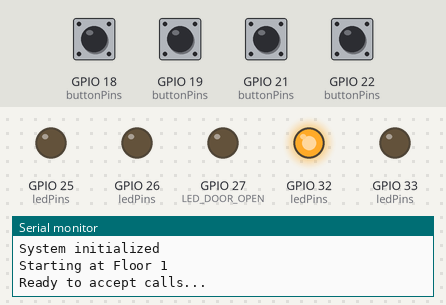
Simulated run of this sketch. Board: ESP32. Parts: output pins drawn as LEDs (lit = HIGH), the last lines printed to the serial monitor. The test bench sets the inputs (shaded band); at power-on: GPIO 18 (buttonPins), GPIO 19 (buttonPins), GPIO 21 (buttonPins), GPIO 22 (buttonPins) HIGH.

Above: at 2.2 s.
2.3 s: GPIO 18 (buttonPins) pulled LOW for 0.15 s
At 3.0 s:
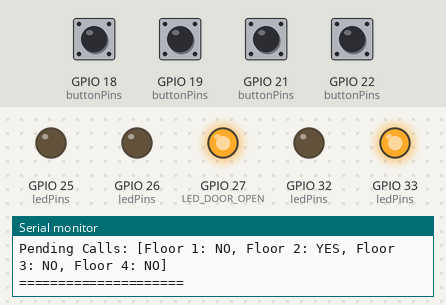
5.4 s: GPIO 19 (buttonPins) pulled LOW for 0.15 s
At 6.1 s:
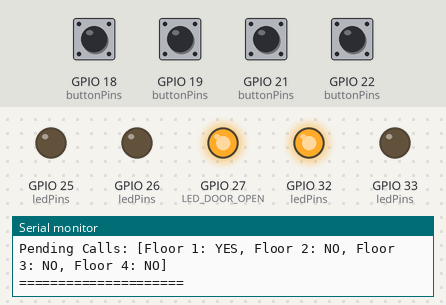
8.5 s: GPIO 21 (buttonPins) pulled LOW for 0.15 s
At 9.7 s:
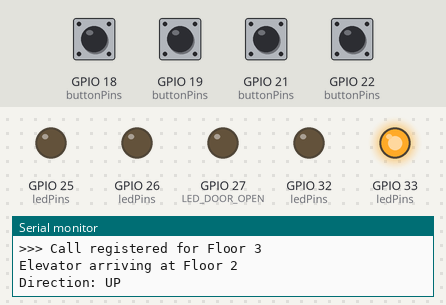
11.6 s: GPIO 22 (buttonPins) pulled LOW for 0.15 s
At 14.6 s:
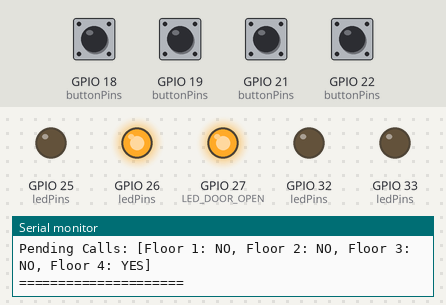
14.7 s: GPIO 18 (buttonPins) pulled LOW for 1 s
At 18.4 s:
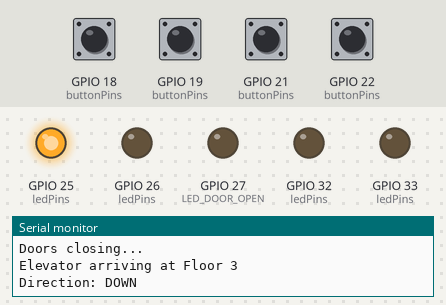
18.7 s: GPIO 19 (buttonPins) pulled LOW for 1 s
Timing chart, 0 to 22.1 s (numbered marks = the images above; inputs shaded):
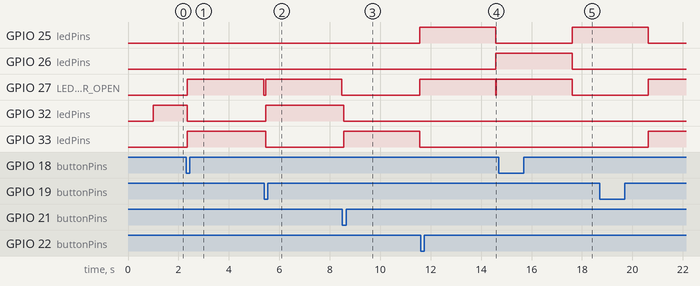

The sketch:

elevator_lab_feb5a.ino
```cpp
/*
 * ESP32 WROOM 32 Elevator Simulation
 *
 * Features:
 * - 4 floor elevator with call buttons
 * - Floor indicator LEDs
 * - Door open indicator LED
 * - Direction tracking (UP/DOWN/IDLE)
 * - Detailed serial output
 * - Button debouncing
 * - SCAN algorithm for efficient floor servicing
 */

// ============================================
// PIN CONFIGURATION
// ============================================

// Floor 1
const int BUTTON_FLOOR_1 = 19;
const int LED_FLOOR_1 = 32;

// Floor 2
const int BUTTON_FLOOR_2 = 18;
const int LED_FLOOR_2 = 33;

// Floor 3
const int BUTTON_FLOOR_3 = 21;
const int LED_FLOOR_3 = 25;

// Floor 4
const int BUTTON_FLOOR_4 = 22;
const int LED_FLOOR_4 = 26;

// Door indicator
const int LED_DOOR_OPEN = 27;

// ============================================
// TIMING CONSTANTS
// ============================================

const unsigned long DEBOUNCE_DELAY = 50;      // 50ms for button debouncing
const unsigned long DOOR_OPEN_TIME = 3000;    // 3 seconds door open
const unsigned long FLOOR_PAUSE_TIME = 3000;  // 3 seconds between floors

// ============================================
// ENUMERATIONS AND ARRAYS
// ============================================

// Direction states
enum Direction {
  IDLE,
  UP,
  DOWN
};

// Number of floors
const int NUM_FLOORS = 4;

// Arrays for easy iteration
const int buttonPins[NUM_FLOORS] = {BUTTON_FLOOR_1, BUTTON_FLOOR_2, BUTTON_FLOOR_3, BUTTON_FLOOR_4};
const int ledPins[NUM_FLOORS] = {LED_FLOOR_1, LED_FLOOR_2, LED_FLOOR_3, LED_FLOOR_4};

// ============================================
// STATE VARIABLES
// ============================================

// Elevator state
int currentFloor = 1;                          // Start at floor 1
Direction direction = IDLE;                     // Start idle
bool doorOpen = false;                          // Doors closed initially

// Call tracking
bool floorCalls[NUM_FLOORS] = {false, false, false, false};

// Button debouncing
bool lastButtonState[NUM_FLOORS] = {HIGH, HIGH, HIGH, HIGH};
bool buttonState[NUM_FLOORS] = {HIGH, HIGH, HIGH, HIGH};
unsigned long lastDebounceTime[NUM_FLOORS] = {0, 0, 0, 0};

// ============================================
// FUNCTION DECLARATIONS
// ============================================

void initializePins();
void printWelcomeMessage();
void readButtons();
void registerCall(int floor);
bool hasPendingCalls();
bool hasCallsInDirection(Direction dir);
int getNextFloor();
void moveToFloor(int targetFloor);
void openDoors();
void closeDoors();
void updateFloorLED(int floor);
void turnOffAllFloorLEDs();
void printFloorArrival(int floor);
void printPendingCalls();

// ============================================
// SETUP FUNCTION
// ============================================

void setup() {
  // Initialize serial communication
  Serial.begin(115200);
  delay(1000);

  // Initialize pins
  initializePins();

  // Print welcome message
  printWelcomeMessage();

  // Set initial floor LED
  updateFloorLED(currentFloor);
}

// ============================================
// MAIN LOOP
// ============================================

void loop() {
  // Always read buttons
  readButtons();

  // Check if there are pending calls
  if (hasPendingCalls()) {
    // Get next floor to visit
    int nextFloor = getNextFloor();

    if (nextFloor != -1 && nextFloor != currentFloor) {
      // Move to next floor
      moveToFloor(nextFloor);
    } else if (nextFloor == currentFloor && floorCalls[currentFloor - 1]) {
      // Already at called floor
      openDoors();
      floorCalls[currentFloor - 1] = false;
      closeDoors();
    }
  } else {
    // No calls, set to idle
    direction = IDLE;
  }

  // Small delay to prevent overwhelming the system
  delay(10);
}

// ============================================
// INITIALIZATION FUNCTIONS
// ============================================

void initializePins() {
  // Configure button pins
  for (int i = 0; i < NUM_FLOORS; i++) {
    pinMode(buttonPins[i], INPUT_PULLUP);
  }

  // Configure LED pins
  for (int i = 0; i < NUM_FLOORS; i++) {
    pinMode(ledPins[i], OUTPUT);
    digitalWrite(ledPins[i], LOW);
  }

  // Configure door LED
  pinMode(LED_DOOR_OPEN, OUTPUT);
  digitalWrite(LED_DOOR_OPEN, LOW);
}

void printWelcomeMessage() {
  Serial.println("\n\n================================");
  Serial.println("ESP32 Elevator Simulation");
  Serial.println("================================");
  Serial.println("System initialized");
  Serial.print("Starting at Floor ");
  Serial.println(currentFloor);
  Serial.println("Ready to accept calls...\n");
}

// ============================================
// BUTTON HANDLING FUNCTIONS
// ============================================

void readButtons() {
  for (int i = 0; i < NUM_FLOORS; i++) {
    int reading = digitalRead(buttonPins[i]);

    // Check if button state changed
    if (reading != lastButtonState[i]) {
      lastDebounceTime[i] = millis();
    }

    // Check if enough time has passed
    if ((millis() - lastDebounceTime[i]) > DEBOUNCE_DELAY) {
      // If state has changed
      if (reading != buttonState[i]) {
        buttonState[i] = reading;

        // Button pressed (LOW because of INPUT_PULLUP)
        if (buttonState[i] == LOW) {
          registerCall(i + 1); // Convert index to floor number
        }
      }
    }

    lastButtonState[i] = reading;
  }
}

void registerCall(int floor) {
  int index = floor - 1; // Convert floor to array index

  if (!floorCalls[index]) {
    floorCalls[index] = true;
    Serial.print(">>> Call registered for Floor ");
    Serial.println(floor);
  }
}

// ============================================
// ELEVATOR LOGIC FUNCTIONS
// ============================================

bool hasPendingCalls() {
  for (int i = 0; i < NUM_FLOORS; i++) {
    if (floorCalls[i]) {
      return true;
    }
  }
  return false;
}

bool hasCallsInDirection(Direction dir) {
  if (dir == UP) {
    for (int i = currentFloor; i < NUM_FLOORS; i++) {
      if (floorCalls[i]) return true;
    }
  } else if (dir == DOWN) {
    for (int i = 0; i < currentFloor - 1; i++) {
      if (floorCalls[i]) return true;
    }
  }
  return false;
}

int getNextFloor() {
  if (direction == UP) {
    // Look for calls above current floor
    for (int i = currentFloor; i < NUM_FLOORS; i++) {
      if (floorCalls[i]) {
        return i + 1;
      }
    }
    // No calls above, check below
    if (hasCallsInDirection(DOWN)) {
      direction = DOWN;
      return getNextFloor();
    }
  } else if (direction == DOWN) {
    // Look for calls below current floor
    for (int i = currentFloor - 2; i >= 0; i--) {
      if (floorCalls[i]) {
        return i + 1;
      }
    }
    // No calls below, check above
    if (hasCallsInDirection(UP)) {
      direction = UP;
      return getNextFloor();
    }
  } else if (direction == IDLE) {
    // Find nearest call
    // First check current floor
    if (floorCalls[currentFloor - 1]) {
      return currentFloor;
    }

    // Check floors above
    for (int i = currentFloor; i < NUM_FLOORS; i++) {
      if (floorCalls[i]) {
        direction = UP;
        return i + 1;
      }
    }

    // Check floors below
    for (int i = currentFloor - 2; i >= 0; i--) {
      if (floorCalls[i]) {
        direction = DOWN;
        return i + 1;
      }
    }
  }

  return -1; // No calls pending
}

void moveToFloor(int targetFloor) {
  // Determine direction
  if (targetFloor > currentFloor) {
    direction = UP;
  } else if (targetFloor < currentFloor) {
    direction = DOWN;
  } else {
    return; // Already at target floor
  }

  // Move floor by floor
  while (currentFloor != targetFloor) {
    if (direction == UP) {
      currentFloor++;
    } else {
      currentFloor--;
    }

    // Update floor LED
    updateFloorLED(currentFloor);

    // Print status
    printFloorArrival(currentFloor);

    // Check if this floor was called
    if (floorCalls[currentFloor - 1]) {
      // Arrived at called floor
      openDoors();
      floorCalls[currentFloor - 1] = false; // Clear the call
      closeDoors();
    } else {
      // Just passing through - use non-blocking delay
      unsigned long startTime = millis();
      while (millis() - startTime < FLOOR_PAUSE_TIME) {
        readButtons(); // Continuously read buttons during travel
        delay(10);     // Small delay to prevent overwhelming the system
      }
    }
  }
}

// ============================================
// DOOR OPERATION FUNCTIONS
// ============================================

void openDoors() {
  doorOpen = true;
  digitalWrite(LED_DOOR_OPEN, HIGH);

  Serial.println("\n=== DOORS OPENING ===");
  Serial.print("Current Floor: ");
  Serial.println(currentFloor);
  Serial.print("Pending Calls: ");
  printPendingCalls();
  Serial.println("=====================\n");

  // Non-blocking delay to allow button reading during door open
  unsigned long startTime = millis();
  while (millis() - startTime < DOOR_OPEN_TIME) {
    readButtons(); // Continuously read buttons while doors are open
    delay(10);     // Small delay to prevent overwhelming the system
  }
}

void closeDoors() {
  doorOpen = false;
  digitalWrite(LED_DOOR_OPEN, LOW);
  Serial.println("Doors closing...\n");
}

// ============================================
// LED CONTROL FUNCTIONS
// ============================================

void updateFloorLED(int floor) {
  // Turn off all floor LEDs
  turnOffAllFloorLEDs();

  // Turn on current floor LED
  digitalWrite(ledPins[floor - 1], HIGH);
}

void turnOffAllFloorLEDs() {
  for (int i = 0; i < NUM_FLOORS; i++) {
    digitalWrite(ledPins[i], LOW);
  }
}

// ============================================
// SERIAL OUTPUT FUNCTIONS
// ============================================

void printFloorArrival(int floor) {
  Serial.print("Elevator arriving at Floor ");
  Serial.println(floor);
  Serial.print("Direction: ");

  switch(direction) {
    case UP:
      Serial.println("UP");
      break;
    case DOWN:
      Serial.println("DOWN");
      break;
    case IDLE:
      Serial.println("IDLE");
      break;
  }
}

void printPendingCalls() {
  Serial.print("[");
  for (int i = 0; i < NUM_FLOORS; i++) {
    Serial.print("Floor ");
    Serial.print(i + 1);
    Serial.print(": ");
    Serial.print(floorCalls[i] ? "YES" : "NO");
    if (i < NUM_FLOORS - 1) {
      Serial.print(", ");
    }
  }
  Serial.println("]");
}
```

Measured:
- after the input at 2.3 s, GPIO 27 (LED_DOOR_OPEN): LOW → HIGH after 0.06 s, → LOW 3.0 s later; GPIO 32 (ledPins): HIGH → LOW after 0.06 s; GPIO 33 (ledPins): LOW → HIGH after 0.06 s
- after the input at 5.4 s, GPIO 27 (LED_DOOR_OPEN): LOW → HIGH after 0.06 s, → LOW 3.0 s later; GPIO 32 (ledPins): LOW → HIGH after 0.06 s; GPIO 33 (ledPins): HIGH → LOW after 0.06 s
- after the input at 8.5 s, GPIO 25 (ledPins), GPIO 27 (LED_DOOR_OPEN): LOW → HIGH after 3.1 s; GPIO 32 (ledPins): HIGH → LOW after 0.06 s; GPIO 33 (ledPins): LOW → HIGH after 0.06 s, → LOW 3.0 s later
- after the input at 11.6 s, GPIO 25 (ledPins): HIGH → LOW after 3.0 s; GPIO 26 (ledPins): LOW → HIGH after 3.0 s
- after the input at 14.7 s, GPIO 25 (ledPins): LOW → HIGH after 2.9 s; GPIO 26 (ledPins): HIGH → LOW after 2.9 s
